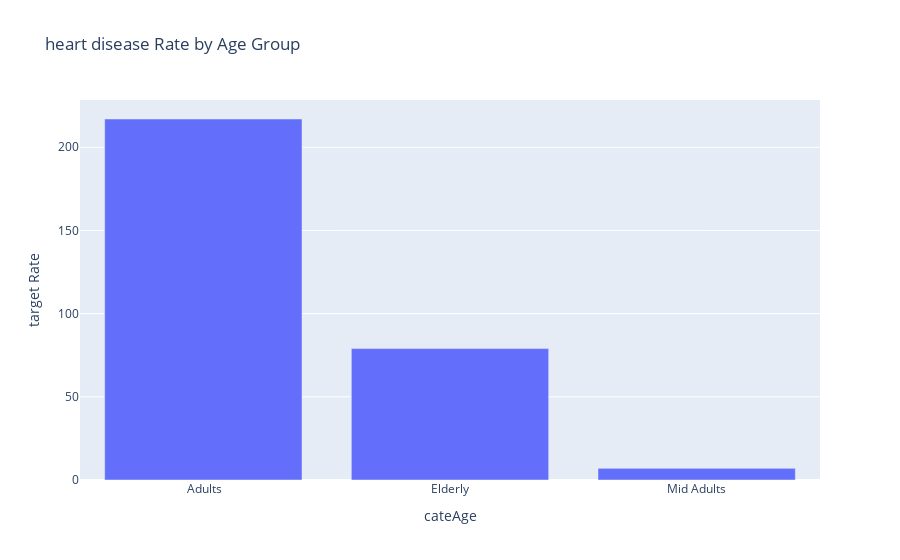

This figure's notebook cell:
### Code cell
age_group_survival_rate = df1.groupby('cateAge')['target'].count().reset_index()

# Create a bar chart using Plotly
fig = px.bar(age_group_survival_rate, x='cateAge', y='target',
             labels={'cateAge': 'cateAge', 'target': 'target Rate'},
             title='heart disease Rate by Age Group')
fig.show()

### Figure 1 — Plotly figure (JSON) as saved in the notebook; plotly's stock layout.template omitted (floating-point values rounded to 4 significant figures)
{"data": [{"alignmentgroup": "True", "hovertemplate": "cateAge=%{x}<br>target Rate=%{y}<extra></extra>", "legendgroup": "", "marker": {"color": "#636efa", "pattern": {"shape": ""}}, "name": "", "offsetgroup": "", "orientation": "v", "showlegend": false, "textposition": "auto", "type": "bar", "x": [" Adults", "Elderly", "Mid Adults"], "xaxis": "x", "y": [217, 79, 7], "yaxis": "y"}], "layout": {"barmode": "relative", "legend": {"tracegroupgap": 0}, "title": {"text": "heart disease Rate by Age Group"}, "xaxis": {"anchor": "y", "domain": [0, 1], "title": {"text": "cateAge"}}, "yaxis": {"anchor": "x", "domain": [0, 1], "title": {"text": "target Rate"}}}}
